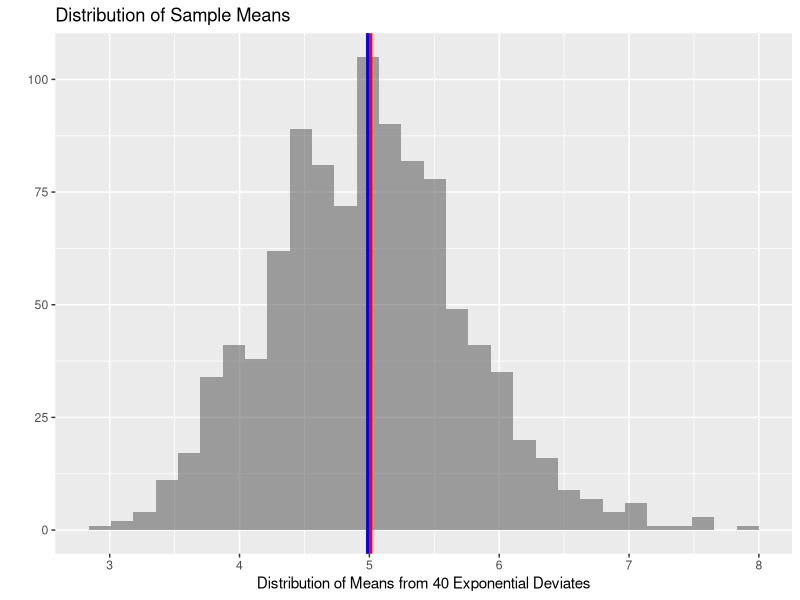
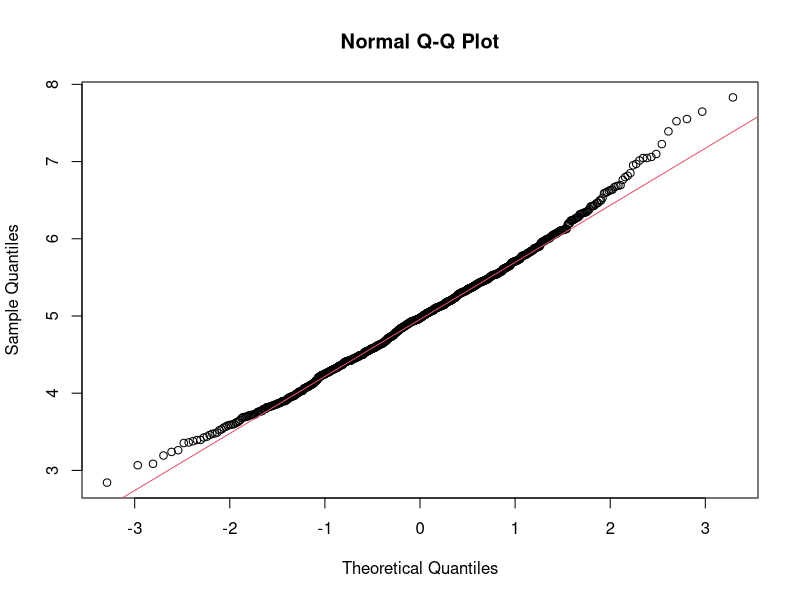

R code for these plots, in order:
## ---- chunk 1
#set seed
set.seed = 1234

#number of simulations to run
simnum <- 1000

#number of distributions to generate
exp_n <- 40

#exponential distribution parameters
exp_lambda <- 0.2
simMatrix <- matrix(rexp(exp_n * simnum, rate = exp_lambda), simnum, exp_n)
expMean <- rowMeans(simMatrix)
## ---- chunk 2
#load ggplot2
library(ggplot2)

#Compare Means
popMean <- 1 / exp_lambda
simMean <- mean(expMean)
popMean
simMean
## ---- chunk 3
#Compare Variances
popVariance <- (1 / exp_lambda) ^ 2 / exp_n
simVariance <- var(expMean)
popVariance
simVariance
## ---- chunk 4
#load libs
library(ggplot2)

#compare Variances visually
plt <- qplot(expMean, main = "Distribution of Sample Means", alpha = 0.3) +
    xlab("Distribution of Means from 40 Exponential Deviates") +
    geom_vline(size = 2, xintercept = popMean, colour = "red") +
    geom_vline(size = 1, xintercept = simMean, colour = "blue") +
    theme(legend.position = "none")
plt
## ---- chunk 5
#perform shapiro normality test
shapiro.test(expMean)

#plot QQ plot
qqnorm(expMean); qqline(expMean, col = 2)
